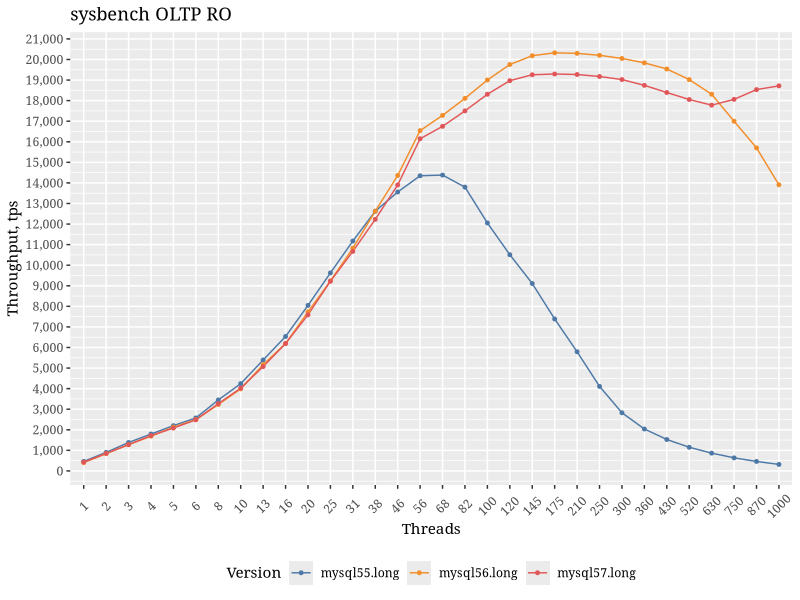
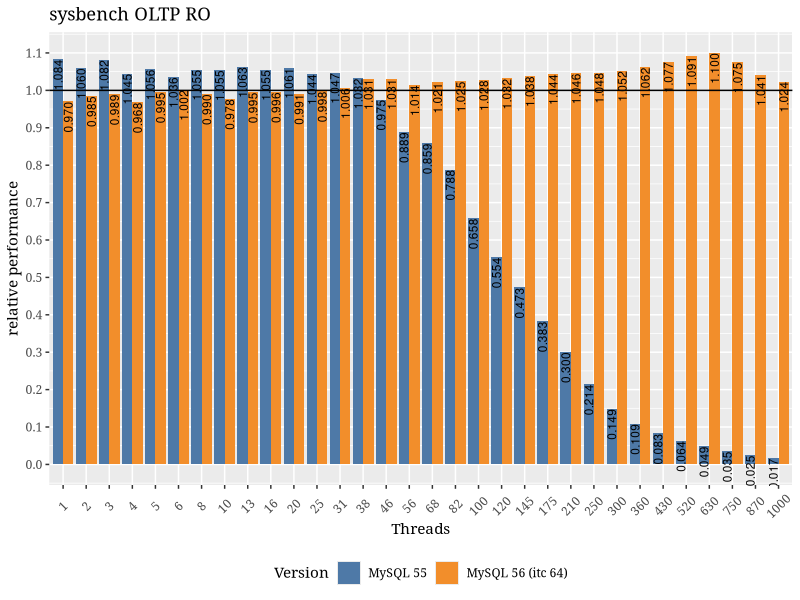
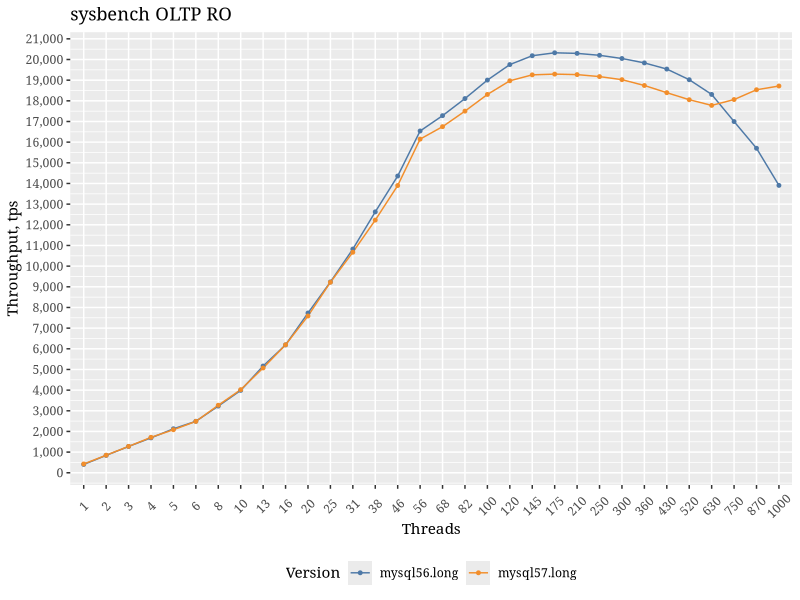

These charts were generated, in order, by the following R code:
## ---- chunk 1
knitr::opts_chunk$set(echo = TRUE)
library(ggplot2)
library(ggthemes)
library(reshape2)
library(knitr)

tm<-theme(legend.position="bottom",
          text=element_text(family="Georgia"),
          strip.background = element_rect(colour="red", fill="#CCCCFF"))

guides(colour = guide_legend(override.aes = list(size=4)))

data = read.table("../summary.csv",sep=",",header=F)
data1=subset(data,V1>100)
attach(data1)
aggdata <-aggregate(data1, by=list(V4,V5),FUN=mean, na.rm=TRUE)
## ---- chunk 2
ss=subset(aggdata,(Group.2<=1000)&(Group.1 %in% c("mysql55.long","mysql56.long","mysql57.long") ) )
#ss=subset(aggdata)

m <- ggplot(ss, 
            aes(x=as.factor(Group.2),y=as.numeric(V2),color=as.factor(Group.1),group=Group.1))
m+geom_line()+geom_point(size=1)+labs(x="Threads",y="Throughput, tps",title="sysbench OLTP RO")+scale_color_tableau(name="Version")+scale_y_continuous(breaks=seq(0, 22000, 1000),labels = scales::comma)+theme(axis.text.x  = element_text(angle=45, vjust=0.5))+tm
## ---- chunk 3
Res<-data.frame(aggdata$Group.1, aggdata$Group.2, aggdata$V2)

wide_format <- dcast(subset(Res), aggdata.Group.2 ~ aggdata.Group.1)


ss=subset(aggdata,(Group.2<=1000))
#ss=subset(aggdata)
wide_format$`MySQL 55` = wide_format$`mysql55.long`/wide_format$`mysql57.long`
wide_format$`MySQL 56 (itc 64)` = wide_format$`mysql56.itc64.long`/wide_format$`mysql57.long`

dat_m <- melt(subset(wide_format), id.vars = "aggdata.Group.2", measure.vars=c("MySQL 55","MySQL 56 (itc 64)"))

m <- ggplot(dat_m, 
            aes(x=as.factor(aggdata.Group.2),y=as.numeric(value),group=variable))
m+geom_bar(stat = "identity",position = "dodge",aes(fill = as.factor(variable)))+geom_hline(yintercept=1)+geom_text(aes(label=format(value, digits=2, nsmall=2), 
                hjust=1), 
            position = position_dodge(width=0.9),size=3,angle = 90)+labs(x="Threads",y="relative performance",title="sysbench OLTP RO")+scale_fill_tableau(name="Version")+scale_y_continuous(breaks=seq(0, 1.5, 0.1),labels = scales::comma)+theme(axis.text.x  = element_text(angle=45, vjust=0.5))+tm
## ---- chunk 4
ss=subset(aggdata,(Group.2<=1000)&(Group.1 %in% c("mysql56.itc64.try2","mysql56.long","mysql57.long") ) )
#ss=subset(aggdata)

m <- ggplot(ss, 
            aes(x=as.factor(Group.2),y=as.numeric(V2),color=as.factor(Group.1),group=Group.1))
m+geom_line()+geom_point(size=1)+labs(x="Threads",y="Throughput, tps",title="sysbench OLTP RO")+scale_color_tableau(name="Version")+scale_y_continuous(breaks=seq(0, 22000, 1000),labels = scales::comma)+theme(axis.text.x  = element_text(angle=45, vjust=0.5))+tm
